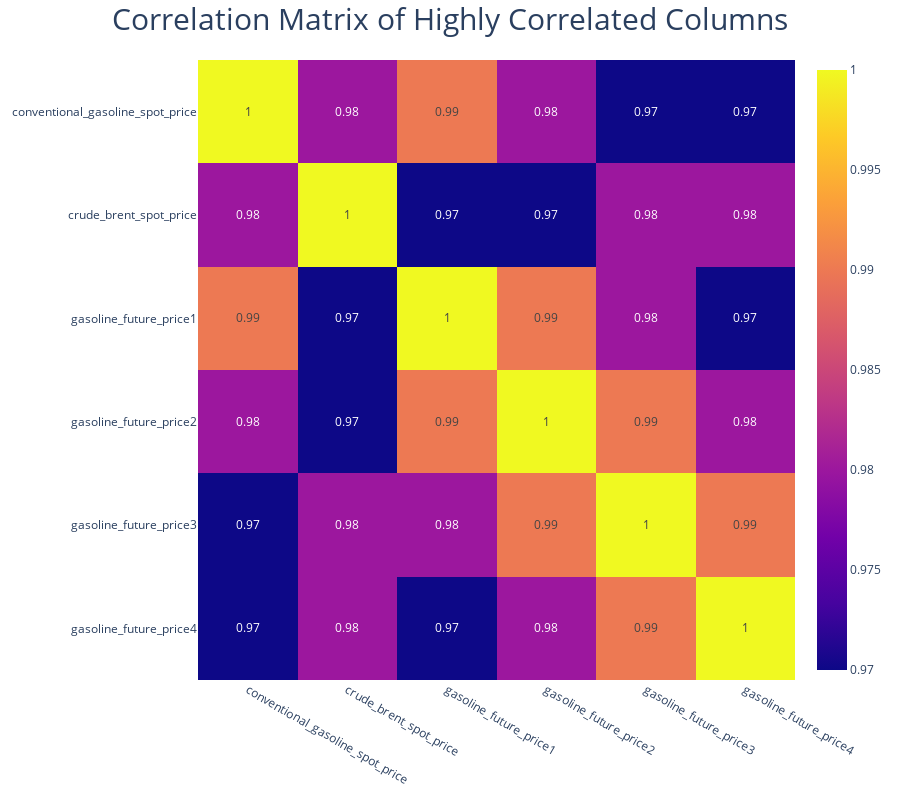

Source (notebook cell):
### Code cell
import plotly.express as px 

fig = px.imshow(np.round(highly_df.corr(),2), text_auto=True, aspect='auto')
fig.update_layout(title='Correlation Matrix of Highly Correlated Columns', height=800, title_font_size=30, title_x=.5)
fig.show()

### Figure 1 — Plotly figure (JSON) as saved in the notebook; plotly's stock layout.template omitted (floating-point values rounded to 4 significant figures)
{"data": [{"coloraxis": "coloraxis", "hovertemplate": "x: %{x}<br>y: %{y}<br>color: %{z}<extra></extra>", "name": "0", "texttemplate": "%{z}", "type": "heatmap", "x": ["conventional_gasoline_spot_price", "crude_brent_spot_price", "gasoline_future_price1", "gasoline_future_price2", "gasoline_future_price3", "gasoline_future_price4"], "xaxis": "x", "y": ["conventional_gasoline_spot_price", "crude_brent_spot_price", "gasoline_future_price1", "gasoline_future_price2", "gasoline_future_price3", "gasoline_future_price4"], "yaxis": "y", "z": [[1, 0.98, 0.99, 0.98, 0.97, 0.97], [0.98, 1, 0.97, 0.97, 0.98, 0.98], [0.99, 0.97, 1, 0.99, 0.98, 0.97], [0.98, 0.97, 0.99, 1, 0.99, 0.98], [0.97, 0.98, 0.98, 0.99, 1, 0.99], [0.97, 0.98, 0.97, 0.98, 0.99, 1]]}], "layout": {"coloraxis": {"colorscale": [[0, "#0d0887"], [0.1111, "#46039f"], [0.2222, "#7201a8"], [0.3333, "#9c179e"], [0.4444, "#bd3786"], [0.5556, "#d8576b"], [0.6667, "#ed7953"], [0.7778, "#fb9f3a"], [0.8889, "#fdca26"], [1, "#f0f921"]]}, "height": 800, "margin": {"t": 60}, "title": {"font": {"size": 30}, "text": "Correlation Matrix of Highly Correlated Columns", "x": 0.5}, "xaxis": {"anchor": "y", "domain": [0, 1]}, "yaxis": {"anchor": "x", "autorange": "reversed", "domain": [0, 1]}}}
